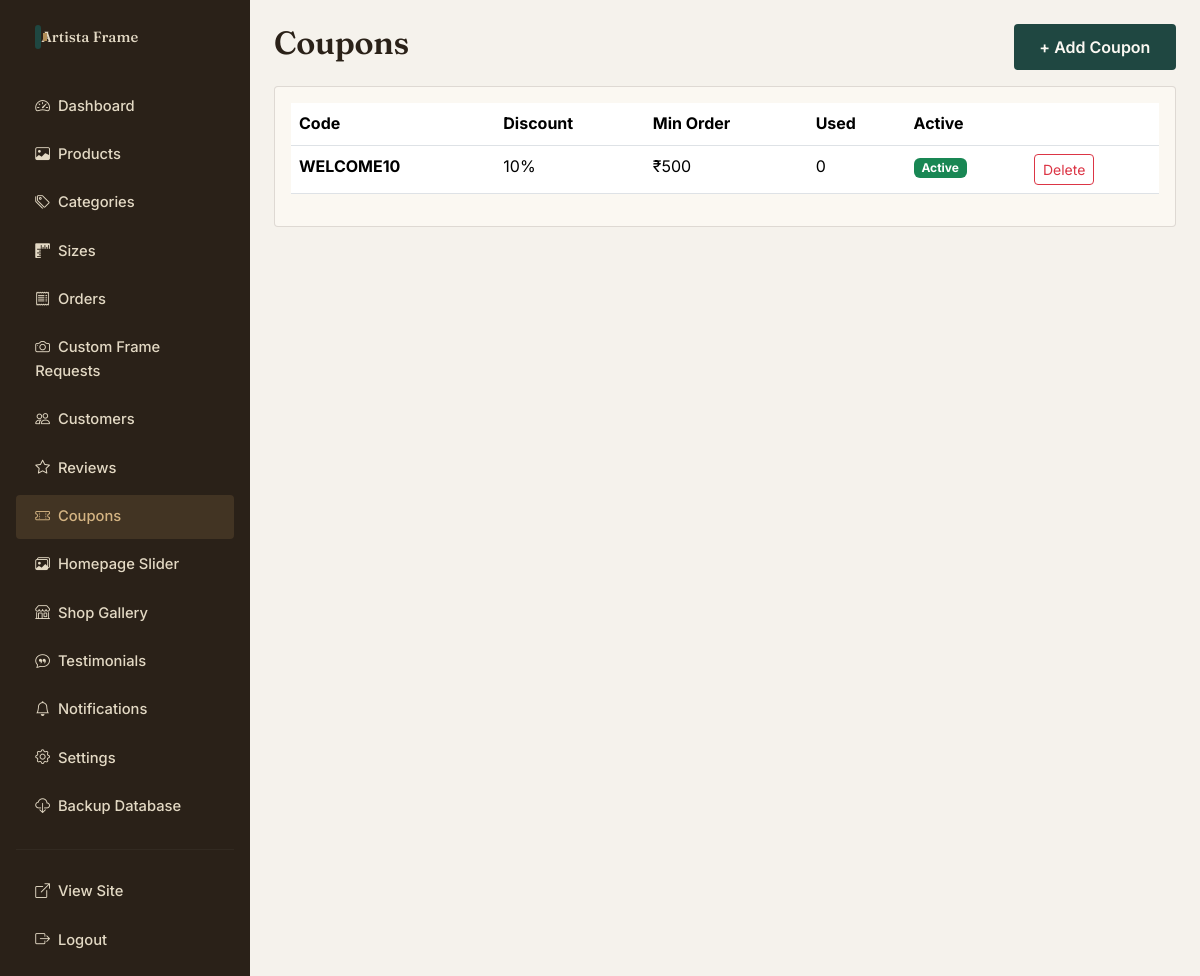
The page /admin/coupons (signed in) on the database its author committed.
### app/models.py (models this page shows, shortened)
class Coupon(db.Model):
    __tablename__ = "coupons"
    id = db.Column(db.Integer, primary_key=True)
    code = db.Column(db.String(50), unique=True, nullable=False)
    discount_percent = db.Column(db.Integer, nullable=False)
    max_discount_amount = db.Column(db.Numeric(10, 2))
    min_order_amount = db.Column(db.Numeric(10, 2), default=0)
    valid_from = db.Column(db.DateTime)
    valid_until = db.Column(db.DateTime)
    usage_limit = db.Column(db.Integer)
    times_used = db.Column(db.Integer, default=0)
    is_active = db.Column(db.Boolean, default=True)

### app/admin/routes.py (the view)
@admin_bp.route("/coupons")
@admin_required
def coupons():
    items = Coupon.query.order_by(Coupon.id.desc()).all()
    return render_template("admin/coupons.html", coupons=items)

### app/admin/routes.py (called while the page is built)
def admin_required(f):
    @wraps(f)
    def wrapper(*args, **kwargs):
        if not current_user.is_authenticated or not current_user.is_admin:
            flash("Admin access required.", "danger")
            return redirect(url_for("admin.login"))
        return f(*args, **kwargs)
    return wrapper

### app/templates/admin/coupons.html (shortened to what this page needs)
{% extends "admin/base.html" %}
{% block admin_content %}
<div class="d-flex justify-content-between align-items-center mb-3">
  <h2>Coupons</h2>
  <a href="{{ url_for('admin.add_coupon') }}" class="btn btn-primary-brand">+ Add Coupon</a>
</div>
<div class="card-brand p-3">
  <table class="table table-brand">
    <thead><tr><th>Code</th><th>Discount</th><th>Min Order</th><th>Used</th><th>Active</th><th></th></tr></thead>
    <tbody>
      {% for c in coupons %}
      <tr>
        <td><strong>{{ c.code }}</strong></td>
        <td>{{ c.discount_percent }}%{% if c.max_discount_amount %} (max ₹{{ "%.0f"|format(c.max_discount_amount) }}){% endif %}</td>
        <td>₹{{ "%.0f"|format(c.min_order_amount or 0) }}</td>
        <td>{{ c.times_used }}{% if c.usage_limit %} / {{ c.usage_limit }}{% endif %}</td>
        <td>{% if c.is_active %}<span class="badge bg-success">Active</span>{% else %}<span class="badge bg-secondary">Inactive</span>{% endif %}</td>
        <td>
          <form action="{{ url_for('admin.delete_coupon', coupon_id=c.id) }}" method="post" onsubmit="return confirm('Delete this coupon?');">
            <button class="btn btn-sm btn-outline-danger">Delete</button>
          </form>
        </td>
      </tr>
      {% else %}
      <tr><td colspan="6" class="text-muted">No coupons yet.</td></tr>
      {% endfor %}
    </tbody>
  </table>
</div>
{% endblock %}

### app/static/css/style.css (style rules this page uses)
:root { --plaster: #EDE6D6; --plaster-deep: #E3D9C4; --walnut: #2A2118; --walnut-soft: #55483A; --teal: #1F4741; --teal-deep: #163430; --brass: #B08D57; --brass-light: #D4B483; --clay: #B5522F; --ivory: #FBF8F2; --line: rgba(42, 33, 24, 0.14); --radius: 4px; --shadow-soft: 0 8px 24px rgba(42, 33, 24, 0.10); --shadow-lift: 0 16px 40px rgba(42, 33, 24, 0.18); }
* { box-sizing: border-box; }
html { scroll-behavior: smooth; }
body { font-family: 'Inter', -apple-system, sans-serif; background: var(--plaster); color: var(--walnut); line-height: 1.6; -webkit-font-smoothing: antialiased; }
h1, h2, h3, h4, .display-font { font-family: 'Fraunces', Georgia, serif; font-weight: 600; color: var(--walnut); letter-spacing: -0.01em; }
a { color: var(--teal); text-decoration: none; }
.btn-primary-brand { background: var(--teal); color: var(--ivory); border: none; border-radius: var(--radius); padding: 0.7rem 1.6rem; font-weight: 600; transition: transform 0.15s ease, background 0.15s ease; }
.card-brand { background: var(--ivory); border: 1px solid var(--line); border-radius: var(--radius); }
.admin-body { background: #F5F2EC; }
table.table-brand thead { background: var(--plaster-deep); }

### rows shown on the page
Coupon: code "WELCOME10", discount_percent "10", min_order_amount "500", times_used "0", is_active "Active"

### other values the page prints
{{ site.shop_name }} "Artista Frame"
